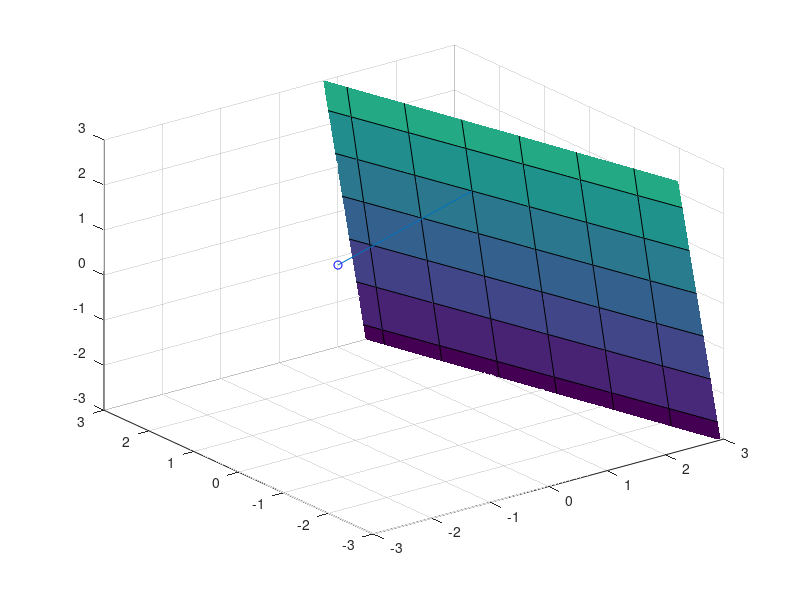

MATLAB code to generate this figure:
p1 = [-1.3,0,1];
p2 = [2,0.8,1.4];
v = p2-p1;
new_p = p2 - v/norm(v)*0.5;
w = null(v); % Find two orthonormal vectors which are orthogonal to v
[P,Q] = meshgrid(-5:5); % Provide a gridwork (you choose the size)
X = new_p(1)+w(1,1)*P+w(1,2)*Q; % Compute the corresponding cartesian coordinates
Y = new_p(2)+w(2,1)*P+w(2,2)*Q; %   using the two vectors in w
Z = new_p(3)+w(3,1)*P+w(3,2)*Q;
surf(X,Y,Z)
xlim([-3,3])
ylim([-3,3])
zlim([-3,3])
hold on;
plot3(p1(1),p1(2),p1(3),'ob');
plot3(p2(1),p2(2),p2(3),'or');
plot3([p1(1) p2(1)], [p1(2) p2(2)], [p1(3) p2(3)])